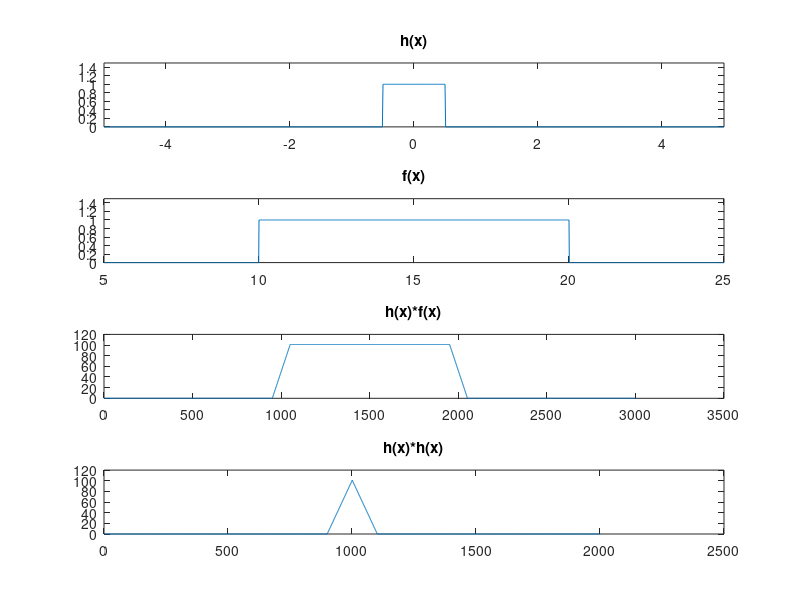

Write MATLAB code to recreate this figure.
clear all;
close all;
clc;

h_x = -5:0.01:5;
k = size(h_x);
h_y = zeros(1,k(2));
for i = 1:k(2)
    if h_x(i) >= -0.5 && h_x(i) <=0.5
        h_y(i) = 1;
    else
        h_y(i) = 0;
    end
end
figure
subplot(4,1,1)
plot(h_x,h_y)
axis([-5,5,0,1.5])
title('h(x)');

f_x = 5:0.01:25;
k = size(f_x);
f_y = zeros(1,k(2));
for i = 1:k(2)
    if f_x(i) >= 10 && f_x(i) <= 20
        f_y(i) = 1;
    else
        f_y(i) = 0;
    end
end
subplot(4,1,2)
plot(f_x,f_y)
axis([5,25,0,1.5])
title('f(x)');

hf_y = convn(h_y, f_y);
subplot(4,1,3);
plot(hf_y);
title('h(x)*f(x)');

hh_y = convn(h_y, h_y);
subplot(4,1,4);
plot(hh_y);
title('h(x)*h(x)');